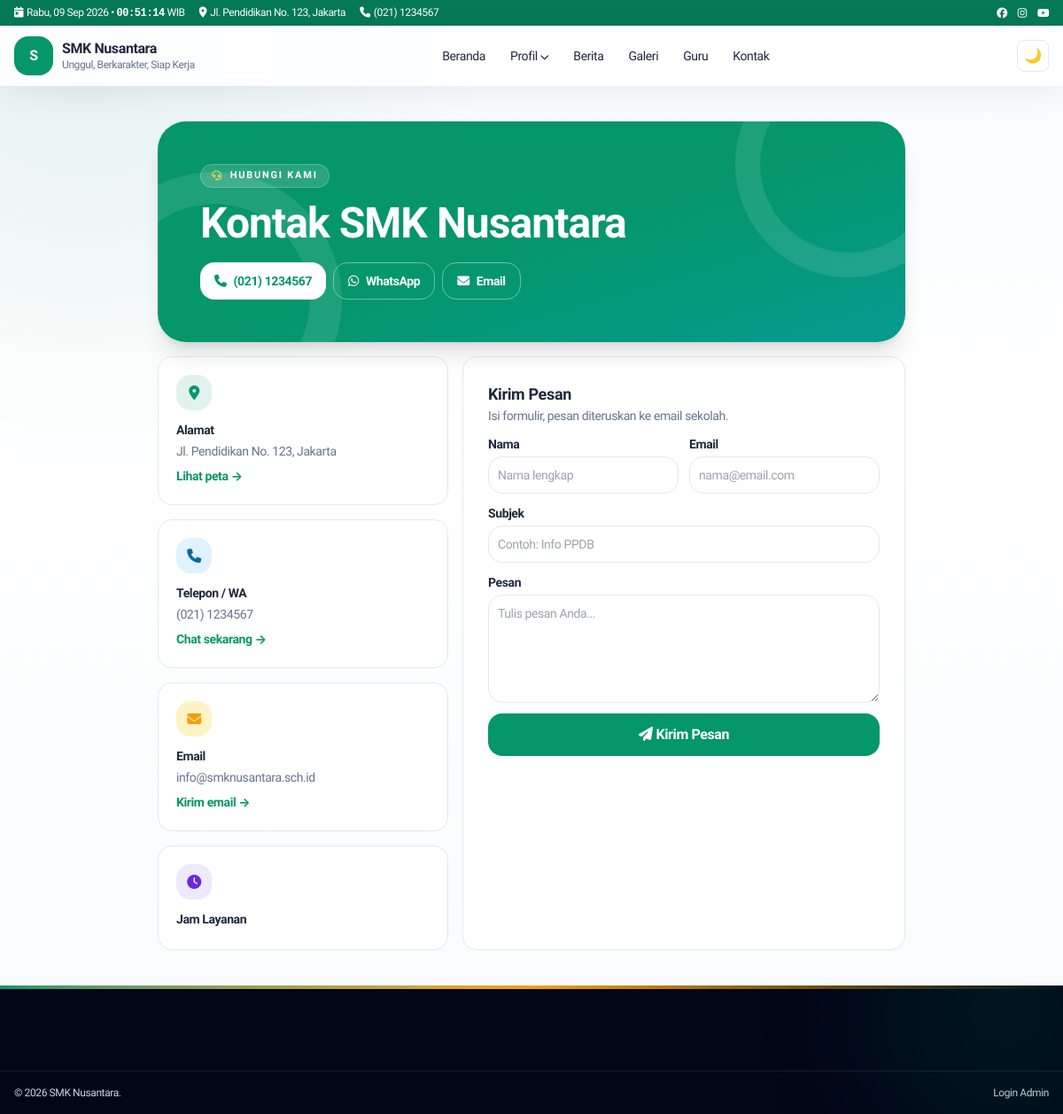
The page /pages/contact.php on the database its author committed.
### tables this page shows
CREATE TABLE IF NOT EXISTS settings (
  id INT UNSIGNED AUTO_INCREMENT PRIMARY KEY,
  `key` VARCHAR(100) NOT NULL UNIQUE,
  `value` TEXT DEFAULT NULL,
  updated_at TIMESTAMP DEFAULT CURRENT_TIMESTAMP ON UPDATE CURRENT_TIMESTAMP
);

CREATE TABLE IF NOT EXISTS menu_items (
  id INT UNSIGNED AUTO_INCREMENT PRIMARY KEY,
  menu_id INT UNSIGNED NOT NULL,
  parent_id INT UNSIGNED DEFAULT NULL,
  label VARCHAR(150) NOT NULL,
  url VARCHAR(500) NOT NULL,
  target VARCHAR(20) DEFAULT '_self',
  sort_order INT DEFAULT 0,
  is_active TINYINT(1) DEFAULT 1,
  kind VARCHAR(20) NOT NULL DEFAULT 'link',
  mega_id INT UNSIGNED DEFAULT NULL,
  INDEX idx_menu_parent (menu_id, parent_id, sort_order),
  CONSTRAINT fk_mi_menu FOREIGN KEY (menu_id) REFERENCES menus(id) ON DELETE CASCADE,
  CONSTRAINT fk_mi_parent FOREIGN KEY (parent_id) REFERENCES menu_items(id) ON DELETE CASCADE
);

### core/Helper.php (called while the page is built, shortened)
<?php
final class Helper {
    public static function e(?string $v): string { return htmlspecialchars((string)$v, ENT_QUOTES, 'UTF-8'); }
    public static function url(string $p = ''): string { return rtrim(BASE_URL, '/') . '/' . ltrim($p, '/'); }
    public static function menuUrl(string $u): array {
        $u = trim($u);
        $low = strtolower($u);
        return [self::url(ltrim($u, '/')), '_self'];
    }
    public static function asset(string $p): string {
        $rel = 'assets/' . ltrim($p, '/');
        $v = '';
        $full = ROOT . '/' . $rel;
        return self::url($rel) . $v;
    }
}

### core/Database.php (called while the page is built, shortened)
<?php
final class Database {
    private static ?PDO $pdo = null;
    public static function conn(): PDO {
        if (self::$pdo) return self::$pdo;
        $c = require dirname(__DIR__) . '/config/database.php';
        $dsn = "mysql:host={$c['host']};dbname={$c['name']};charset={$c['charset']}";
        self::$pdo = new PDO($dsn, $c['user'], $c['pass'], [
            PDO::ATTR_ERRMODE => PDO::ERRMODE_EXCEPTION,
            PDO::ATTR_DEFAULT_FETCH_MODE => PDO::FETCH_ASSOC,
            PDO::ATTR_EMULATE_PREPARES => false,
        ]);
        return self::$pdo;
    }
    public static function setting(string $key, string $def = ''): string {
        try {
            $s = self::conn()->prepare('SELECT `value` FROM settings WHERE `key`=?');
            $s->execute([$key]);
            return (string)($s->fetchColumn() ?? $def);
        } catch (Throwable) { return $def; }
    }
}

### pages/contact.php (the view, shortened to what this page needs)
<?php
require ROOT."/templates/frontend/header.php";
$addr = Database::setting("address","");
$phone = Database::setting("phone","");
$email = Database::setting("email","");
$wa = preg_replace('/\D+/', '', $phone);
?>
<div class="max-w-7xl mx-auto px-4 py-10">
<div class="relative overflow-hidden rounded-[2rem] bg-gradient-to-br from-emerald-700 via-emerald-600 to-teal-500 text-white p-7 md:p-12 shadow-xl">
<span class="absolute -right-16 -top-20 w-64 h-64 rounded-full border-[28px] border-white/10"></span>
<span class="absolute -left-20 -bottom-24 w-72 h-72 rounded-full border-[36px] border-white/10"></span>
<div class="relative max-w-3xl">
<span class="inline-flex items-center gap-2 rounded-full bg-white/15 border border-white/20 px-3 py-1 text-[11px] font-bold uppercase tracking-[.16em]"><i class="fa fa-headset text-amber-300"></i>Hubungi Kami</span>
<h1 class="text-3xl md:text-5xl font-extrabold leading-tight mt-4">Kontak <?= Helper::e(Database::setting('school_name','Sekolah')) ?></h1>
<div class="mt-5 flex flex-wrap gap-2">
<?php if($phone): ?><a href="tel:<?= Helper::e($phone) ?>" class="inline-flex items-center gap-2 bg-white text-emerald-700 px-4 py-2.5 rounded-xl font-bold text-sm"><i class="fa fa-phone"></i><?= Helper::e($phone) ?></a><?php endif; ?>
<?php if($wa): ?><a href="https://wa.me/<?= Helper::e($wa) ?>" target="_blank" rel="noopener" class="inline-flex items-center gap-2 border border-white/40 px-4 py-2.5 rounded-xl font-bold text-sm hover:bg-white/10"><i class="fab fa-whatsapp"></i>WhatsApp</a><?php endif; ?>
<?php if($email): ?><a href="mailto:<?= Helper::e($email) ?>" class="inline-flex items-center gap-2 border border-white/40 px-4 py-2.5 rounded-xl font-bold text-sm hover:bg-white/10"><i class="fa fa-envelope"></i>Email</a><?php endif; ?>
</div>
</div>
</div>
<div class="grid lg:grid-cols-5 gap-4 mt-4 w-full">
<div class="lg:col-span-2 grid gap-4">
<div class="grid sm:grid-cols-2 lg:grid-cols-1 xl:grid-cols-2 gap-4">
<div class="rounded-2xl border bg-white dark:bg-slate-800 p-5 card-hover group transition-all duration-300 hover:-translate-y-1.5 hover:shadow-xl hover:border-emerald-300 hover:bg-emerald-50/50 dark:hover:bg-slate-700"><span class="w-10 h-10 rounded-xl bg-emerald-100 dark:bg-emerald-900 text-emerald-700 dark:text-emerald-200 grid place-items-center transition-transform duration-300 group-hover:scale-110 group-hover:-rotate-6"><i class="fa fa-location-dot"></i></span><p class="font-bold mt-3 text-sm">Alamat</p><p class="text-sm text-slate-500 mt-1"><?= $addr ? Helper::e($addr) : '-' ?></p><?php if($addr): ?><a href="https://www.google.com/maps/search/<?= urlencode($addr) ?>" target="_blank" rel="noopener" class="text-emerald-600 text-sm font-bold mt-2 inline-block transition-transform duration-300 group-hover:translate-x-1">Lihat peta &rarr;</a><?php endif; ?></div>
<div class="rounded-2xl border bg-white dark:bg-slate-800 p-5 card-hover group transition-all duration-300 hover:-translate-y-1.5 hover:shadow-xl hover:border-sky-300 hover:bg-sky-50/50 dark:hover:bg-slate-700"><span class="w-10 h-10 rounded-xl bg-sky-100 dark:bg-sky-900 text-sky-700 dark:text-sky-200 grid place-items-center transition-transform duration-300 group-hover:scale-110 group-hover:-rotate-6"><i class="fa fa-phone"></i></span><p class="font-bold mt-3 text-sm">Telepon / WA</p><p class="text-sm text-slate-500 mt-1"><?= $phone ? Helper::e($phone) : '-' ?></p><?php if($wa): ?><a href="https://wa.me/<?= Helper::e($wa) ?>" target="_blank" rel="noopener" class="text-emerald-600 text-sm font-bold mt-2 inline-block transition-transform duration-300 group-hover:translate-x-1">Chat sekarang &rarr;</a><?php endif; ?></div>
<div class="rounded-2xl border bg-white dark:bg-slate-800 p-5 card-hover group transition-all duration-300 hover:-translate-y-1.5 hover:shadow-xl hover:border-amber-300 hover:bg-amber-50/50 dark:hover:bg-slate-700"><span class="w-10 h-10 rounded-xl bg-amber-100 dark:bg-amber-900 text-amber-700 dark:text-amber-200 grid place-items-center transition-transform duration-300 group-hover:scale-110 group-hover:-rotate-6"><i class="fa fa-envelope"></i></span><p class="font-bold mt-3 text-sm">Email</p><p class="text-sm text-slate-500 mt-1 break-all"><?= $email ? Helper::e($email) : '-' ?></p><?php if($email): ?><a href="mailto:<?= Helper::e($email) ?>" class="text-emerald-600 text-sm font-bold mt-2 inline-block transition-transform duration-300 group-hover:translate-x-1">Kirim email &rarr;</a><?php endif; ?></div>
<div class="rounded-2xl border bg-white dark:bg-slate-800 p-5 card-hover group transition-all duration-300 hover:-translate-y-1.5 hover:shadow-xl hover:border-violet-300 hover:bg-violet-50/50 dark:hover:bg-slate-700"><span class="w-10 h-10 rounded-xl bg-violet-100 dark:bg-violet-900 text-violet-700 dark:text-violet-200 grid place-items-center transition-transform duration-300 group-hover:scale-110 group-hover:-rotate-6"><i class="fa fa-clock"></i></span><p class="font-bold mt-3 text-sm">Jam Layanan</p><p class="text-sm text-slate-500 mt-1"><?= nl2br(Helper::e($hours)) ?></p></div>
</div>
</div>
<form class="lg:col-span-3 rounded-2xl border bg-white dark:bg-slate-800 p-5 md:p-7 grid gap-3 content-start" onsubmit="Swal.fire('Berhasil!','Pesan terkirim.','success');return false">
<div><h2 class="font-extrabold text-lg">Kirim Pesan</h2><p class="text-sm text-slate-500">Isi formulir, pesan diteruskan ke email sekolah.</p></div>
<div class="grid sm:grid-cols-2 gap-3"><label class="grid gap-1 text-sm font-semibold">Nama<input required placeholder="Nama lengkap" class="border rounded-xl p-2.5 font-normal"></label><label class="grid gap-1 text-sm font-semibold">Email<input required type="email" placeholder="nama@email.com" class="border rounded-xl p-2.5 font-normal"></label></div>
<label class="grid gap-1 text-sm font-semibold">Subjek<input placeholder="Contoh: Info PPDB" class="border rounded-xl p-2.5 font-normal"></label>
<label class="grid gap-1 text-sm font-semibold">Pesan<textarea required rows="5" placeholder="Tulis pesan Anda..." class="border rounded-xl p-2.5 font-normal"></textarea></label>
<button class="bg-emerald-600 hover:bg-emerald-500 text-white rounded-xl py-3 font-bold"><i class="fa fa-paper-plane mr-1"></i>Kirim Pesan</button>
</form>
</div>
</div>
<?php require ROOT."/templates/frontend/footer.php"; ?>

### templates/frontend/header.php (shortened to what this page needs)
<?php $uri = Router::uri(); $seoMeta = [];
$siteTheme = Database::setting('site_theme','elegant');
if (!in_array($siteTheme,['elegant','classic','vibrant','editorial','minimal'],true)) $siteTheme='elegant';
$themeRadius = Database::setting('theme_radius','soft');
if (!in_array($themeRadius,['soft','square','round'],true)) $themeRadius='soft';
?>
<!DOCTYPE html><html lang="id" class="scroll-smooth"><head><meta charset="UTF-8"><meta name="viewport" content="width=device-width,initial-scale=1">
<script src="https://cdn.tailwindcss.com"></script>
<link rel="stylesheet" href="https://cdnjs.cloudflare.com/ajax/libs/font-awesome/6.5.2/css/all.min.css">
<link rel="stylesheet" href="<?= Helper::asset('css/style.css') ?>">
</head>
<body class="site-shell theme-<?= Helper::e($siteTheme) ?> radius-<?= Helper::e($themeRadius) ?> font-sans antialiased bg-slate-50 dark:bg-slate-950 text-slate-800 dark:text-slate-100 tracking-tight flex flex-col min-h-screen">
<?php require ROOT.'/templates/frontend/navbar.php'; ?>
<main class="min-h-[60vh] flex-1 w-full flex flex-col">

### templates/frontend/navbar.php (shortened to what this page needs)
<?php
$top_addr = Database::setting('address','Jl. Pendidikan No.123');
$top_phone = Database::setting('phone','(021) 1234567');
$school = Database::setting('school_name','SMK Nusantara');
$tagline = Database::setting('tagline','Unggul, Berkarakter');
$logo = Database::setting('logo','');
try {
$db = Database::conn();
$mm = $db->query("SELECT * FROM menus WHERE location='primary' LIMIT 1")->fetch();
$items = [];
if ($mm) {
  $st = $db->prepare("SELECT * FROM menu_items WHERE menu_id=? AND is_active=1 ORDER BY sort_order");
  $st->execute([$mm['id']]); $items = $st->fetchAll();
}
} catch (Throwable) { $items=[]; $mega=[]; }
function menuTree($items,$parent=null){ $o=[]; foreach($items as $i){ if(($i['parent_id']??null)==$parent) $o[]=$i; } return $o; }
function menuLink($u,$forceTarget=null){ [$href,$t]=Helper::menuUrl($u); $t=$forceTarget?:$t; return 'href="'.Helper::e($href).'"'.($t==='_blank'?' target="_blank" rel="noopener noreferrer"':''); }
?>
<div class="bg-emerald-700 text-white text-xs hidden md:block"><div class="max-w-7xl mx-auto px-4 py-1.5 flex justify-between items-center gap-3">
<div class="flex gap-4 min-w-0"><span class="shrink-0"><i class="fa fa-calendar-day mr-1"></i><span data-clock-date><?= Helper::tgl(date('Y-m-d')) ?></span> • <span data-clock-time class="font-mono font-bold"><?= date('H:i:s') ?></span> WIB</span><span class="truncate"><i class="fa fa-location-dot mr-1"></i><?= Helper::e($top_addr) ?></span><span class="hidden lg:inline"><i class="fa fa-phone mr-1"></i><?= Helper::e($top_phone) ?></span><span class="hidden xl:inline"><i class="fa fa-envelope mr-1"></i><?= Helper::e($top_email) ?></span></div>
<div class="flex gap-3"><a href="#" aria-label="Facebook"><i class="fab fa-facebook"></i></a><a href="#" aria-label="Instagram"><i class="fab fa-instagram"></i></a><a href="#" aria-label="Youtube"><i class="fab fa-youtube"></i></a></div>
</div></div>
<header id="mainNav" class="sticky top-0 z-50 bg-white/90 dark:bg-slate-900/90 backdrop-blur border-b-0 transition">
<div class="max-w-7xl mx-auto px-4 py-3 flex items-center justify-between gap-3">
<a href="<?= Helper::url() ?>" class="flex items-center gap-2.5"><?php if($logo): ?><img src="<?= Helper::upload($logo) ?>" alt="Logo <?= Helper::e($school) ?>" class="h-11 w-auto object-contain shrink-0"><?php else: ?><span class="w-11 h-11 rounded-xl bg-emerald-600 text-white grid place-items-center font-bold shadow-sm"><?= Helper::e(mb_substr($school,0,1)) ?></span><?php endif; ?><span><span class="block font-extrabold leading-tight"><?= Helper::e($school) ?></span><span class="block text-xs text-slate-500"><?= Helper::e($tagline) ?></span></span></a>
<nav class="hidden lg:flex items-center gap-1 text-sm font-medium" id="deskMenu">
<?php foreach(menuTree($items) as $m): $ch=menuTree($items,$m['id']); $hasMega=false;
if(!$hasMega){ foreach($mega as $g){ if(($g['label']??'')===$m['label']) $hasMega=$g; } } ?>
<?php if($hasMega): $cols=json_decode($hasMega['columns_json']??'[]',true)?:[]; ?>
<div class="relative group"><button class="px-3 py-2 rounded-lg hover:bg-emerald-50"><?= Helper::e($m['label']) ?> <i class="fa fa-chevron-down text-[10px]"></i></button>
<div class="absolute left-1/2 -translate-x-1/2 top-full pt-2 opacity-0 invisible group-hover:opacity-100 group-hover:visible transition"><div class="bg-white dark:bg-slate-800 rounded-2xl shadow-xl border p-6 grid grid-cols-3 gap-6 w-[640px] max-w-[90vw]">
<?php foreach($cols as $c): ?><div><p class="font-bold text-xs uppercase text-emerald-700 mb-2"><?= Helper::e($c['title']??'') ?></p><?php foreach($c['links']??[] as $l): ?><a href="<?= Helper::e($l['url']??'#') ?>" class="block py-1 text-slate-600 dark:text-slate-300 hover:text-emerald-600"><?= Helper::e($l['label']??'') ?></a><?php endforeach; ?></div><?php endforeach; ?>
</div></div></div>
<?php elseif($ch): ?><div class="relative group"><a <?= menuLink($m['url'],$m['target']??null) ?> class="px-3 py-2 rounded-lg hover:bg-emerald-50 inline-block"><?= Helper::e($m['label']) ?> <i class="fa fa-chevron-down text-[10px]"></i></a>
</div>
<?php else: ?><a <?= menuLink($m['url'],$m['target']??null) ?> class="px-3 py-2 rounded-lg hover:bg-emerald-50"><?= Helper::e($m['label']) ?></a><?php endif; ?><?php endforeach; ?>
</nav>
<div class="flex items-center gap-2"><button id="darkBtn" class="w-9 h-9 rounded-lg border grid place-items-center" aria-label="Tema"></button></div>
</div>
</header>

### templates/frontend/footer.php (shortened to what this page needs)
</main>
<?php
$ft = Database::setting('footer_text',Database::setting('school_name',''));
?>
<footer class="relative overflow-hidden bg-slate-950 text-slate-300 mt-auto w-full">
<div class="absolute inset-x-0 top-0 h-1 bg-gradient-to-r from-emerald-600 via-amber-500 to-emerald-600"></div>
<div class="absolute -top-32 -right-24 w-80 h-80 rounded-full bg-emerald-600/10 blur-3xl pointer-events-none"></div>
<div class="max-w-7xl mx-auto px-4 py-12 grid md:grid-cols-4 gap-8 text-sm">
</div>
<div class="border-t border-white/10"><div class="max-w-7xl mx-auto px-4 py-4 flex flex-col md:flex-row justify-between text-xs gap-2">
<span>&copy; <?= date('Y') ?> <?= Helper::e($ft) ?>.</span>
<a href="<?= Helper::url('admin/login') ?>" target="_blank" rel="noopener noreferrer" class="hover:text-white">Login Admin</a>
</div></div>
</footer>
</body></html>

### assets/css/style.css (style rules this page uses)
:root { --font-body:"Plus Jakarta Sans",system-ui,-apple-system,"Segoe UI",sans-serif }
html,body,input,select,textarea,button { font-family:var(--font-body)!important }
h1,h2,h3,h4 { font-family:var(--font-body)!important;letter-spacing:-.02em;font-weight:800 }
.card-hover,[class*="rounded-2xl"].border,[class*="rounded-3xl"].border { transition:transform .28s cubic-bezier(.16,1,.3,1),box-shadow .28s ease,border-color .28s ease }
html,body { max-width:100%;overflow-x:clip }
main { overflow-x:clip }
body { position:relative }
main,header,footer { max-width:100% }
main .grid>*,main .flex>* { min-width:0;max-width:100% }
main>div { max-width:100%;min-width:0 }
div.relative.overflow-hidden { min-width:0;max-width:100% }
main { animation:pageIn .55s cubic-bezier(.16,1,.3,1) both }
html { height:100% }
body.site-shell { min-height:100vh;display:flex;flex-direction:column }
body.site-shell>main { flex:1 0 auto;width:100% }
body.site-shell>footer { margin-top:auto;flex-shrink:0;width:100% }

### rows shown on the page
settings: value "Jl. Pendidikan No. 123, Jakarta"
settings: value "(021) 1234567"
settings: value "S", value "SMK Nusantara"
settings: value "Unggul, Berkarakter, Siap Kerja"
menu_items: label "Beranda"
menu_items: label "Profil"
menu_items: label "Berita"
menu_items: label "Galeri"
menu_items: label "Guru"
menu_items: label "Kontak"
settings: value "info@smknusantara.sch.id"
